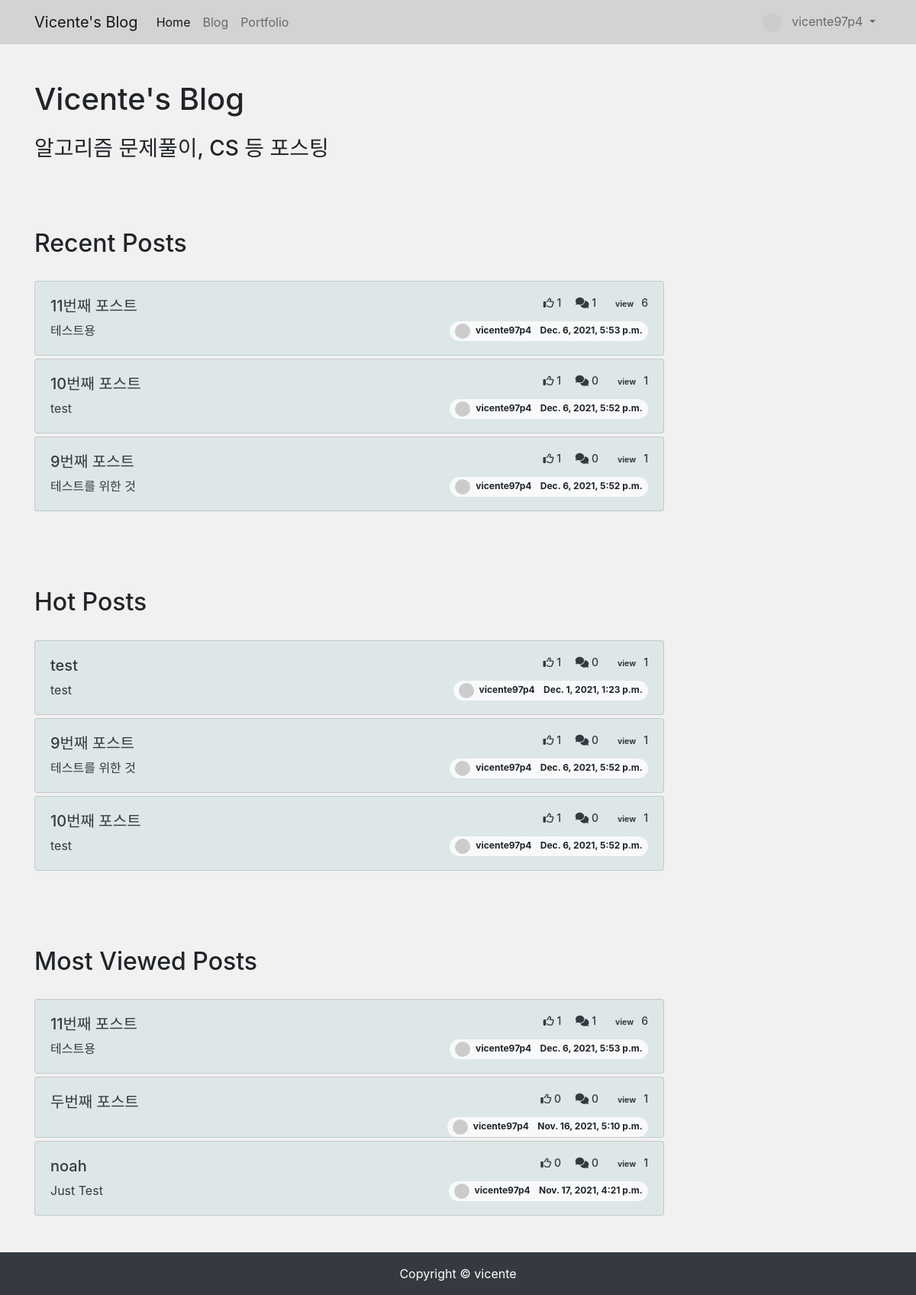
The app's page / (signed in) with its own data.
### blog/models.py (models this page shows, shortened)
class Post(models.Model):
    title = models.CharField(max_length=30)
    hook_text = models.CharField(max_length=100, blank=True)
    content = MarkdownxField()
    head_image = models.ImageField(upload_to='blog/images/%Y/%m/%d/', blank=True)
    file_upload = models.FileField(upload_to='blog/files/%Y/%m/%d/', blank=True)
    created_at = models.DateTimeField(auto_now_add=True)
    updated_at = models.DateTimeField(auto_now=True)
    author = models.ForeignKey(User, null=True, on_delete=models.SET_NULL)
    category = models.ForeignKey(Category, null=True, blank=True, on_delete=models.SET_NULL)
    tags = models.ManyToManyField(Tag, blank=True)
    good = models.ManyToManyField(User, related_name='good', blank=True)
    view_cnt = models.PositiveIntegerField(default=0, verbose_name='조회수')
    def get_absolute_url(self):
        return f'/blog/{self.pk}/'
    def get_avatar_url(self):
        if self.author.socialaccount_set.exists():
            return self.author.socialaccount_set.first().get_avatar_url()
        else:
            return f'https://picsum.photos/seed/{self.author.pk}/60/60'

### single_pages/views.py (the view)
# urls.py: path('', views.landing)
def landing(request):
    recent_posts = Post.objects.order_by('-pk')[:3]
    hot_posts = Post.objects.all()
    hot_posts = sorted(hot_posts, key=lambda x: x.good.count(), reverse=True)[:3]
    many_view_posts = Post.objects.order_by('-view_cnt')[:3]
    return render(
        request,
        'single_pages/landing.html',
        {
            'recent_posts': recent_posts,
            'hot_posts': hot_posts,
            'many_view_posts': many_view_posts
        }
    )

### single_pages/templates/single_pages/landing.html (shortened to what this page needs)
<!DOCTYPE html>
{% load static %}
<html lang="ko">
<head>
    <link rel="stylesheet" href="{% static '/blog/bootstrap/bootstrap.min.css' %}" media="screen">
    <link rel="stylesheet" href="{% static '/single_pages/css/landing.css' %}" media="screen">
</head>
<body>
{% include 'blog/navbar.html' %}
<section class="mb-5">
    <div class="container">
        <div class="row justify-content-between">
            <div class="col-lg-6">
                <h1 class="mt-5">Vicente's Blog</h1>
                <h3 class="mt-4">알고리즘 문제풀이, CS 등 포스팅</h3>
            </div>
        </div>
        <div class="row justify-content-between">
            <div class="col-lg-9">
                <h2 style="margin-top: 80px; margin-bottom: 30px">Recent Posts</h2>
                {% for post in recent_posts %}
                <div class="card mt-1 enlarge">
                    <a href="{{post.get_absolute_url}}" class="text-decoration-none text-dark">
                    <div class="card-body">
                        <h5>{{post.title}}
                        <span class="float-right" style="font-size: 14px;">
                        <i class="far fa-thumbs-up"></i> {{post.good.count}}
                        <i class="fas fa-comments"></i> {{post.comment_set.count}}
                            <span class="badge badge-pill badge-gray"> view</span>
                            {{post.view_cnt}}
                        </span>
                        </h5>
                        {{post.hook_text}}
                        <span class="badge badge-pill badge-light float-right">
                            <img class="mr-1 rounded-circle" width="20px" src="{{post.get_avatar_url}}" alt="{{post.author}}">
                            {{post.author.username}}
                        {{post.created_at}}
                        </span>
                    </div>
                    </a>
                </div>
                {% endfor %}
            </div>
        </div>
        <div class="row justify-content-between">
            <div class="col-lg-9">
                <h2 style="margin-top: 100px; margin-bottom: 30px">Hot Posts</h2>
                {% for post in hot_posts %}
                <div class="card mt-1 enlarge">
                    <a href="{{post.get_absolute_url}}" class="text-decoration-none text-dark" style="text-decoration-line: none;">
                    <div class="card-body">
                        <h5>{{post.title}}
                        <span class="float-right" style="font-size: 14px;">
                            <i class="far fa-thumbs-up"></i> {{post.good.count}}
                        <i class="fas fa-comments"></i> {{post.comment_set.count}}
                            <span class="badge badge-pill badge-gray"> view</span>
                            {{post.view_cnt}}
                        </span>
                        </h5>
                        {{post.hook_text}}
                        <span class="badge badge-pill badge-light float-right">
                            <img class="mr-1 rounded-circle" width="20px" src="{{post.get_avatar_url}}" alt="{{post.author}}">
                            {{post.author.username}}
                        {{post.created_at}}
                        </span>
                    </div>
                    </a>
                </div>
                {% endfor %}
            </div>
        </div>
        <div class="row justify-content-between">
            <div class="col-lg-9">
                <h2 style="margin-top: 100px; margin-bottom: 30px">Most Viewed Posts</h2>
                {% for post in many_view_posts %}
                <div class="card mt-1 enlarge">
                    <a href="{{post.get_absolute_url}}" class="text-decoration-none text-dark">
                    <div class="card-body">
                        <h5>{{post.title}}
                        <span class="float-right" style="font-size: 14px;">
                            <i class="far fa-thumbs-up"></i> {{post.good.count}}
                        <i class="fas fa-comments"></i> {{post.comment_set.count}}
                            <span class="badge badge-pill badge-gray"> view</span>
                            {{post.view_cnt}}
                        </span>
                        </h5>
                        {{post.hook_text}}
                        <span class="badge badge-pill badge-light float-right">
                            <img class="mr-1 rounded-circle" width="20px" src="{{post.get_avatar_url}}" alt="{{post.author}}">
                            {{post.author.username}}
                        {{post.created_at}}
                        </span>
                    </div>
                    </a>
                </div>
                {% endfor %}
            </div>
        </div>
    </div>
</section>
{% include 'blog/footer.html' %}
</body>
</html>

### blog/templates/blog/navbar.html (shortened to what this page needs)
{% load socialaccount %}
<nav class="navbar navbar-expand-lg navbar-light" style="background-color: #d3d3d3;">
    <div class="container">
      <a class="navbar-brand" href="{{'/'}}">Vicente's Blog</a>
      <div class="collapse navbar-collapse" id="navbarNavDropdown">
        <ul class="navbar-nav">
          <li class="nav-item" id="home">
            <a class="nav-link" href="{{'/'}}">Home <span class="sr-only">(current)</span></a>
          </li>
          <li class="nav-item active" id="blog">
            <a class="nav-link" href="{{ '/blog/' }}">Blog</a>
          </li>
          <li class="nav-item" id="portfolio">
            <a class="nav-link" href="{{ '/about_me/' }}">Portfolio</a>
          </li>
        </ul>
          <ul class="navbar-nav ml-auto">
            {% if user.is_authenticated %}
            <li class="nav-item dropdown">
              <a class="nav-link dropdown-toggle" href="#" id="navbarDropdownMenuLink" role="button" data-toggle="dropdown" aria-expanded="false">
                {% if user.socialaccount_set.all.0.get_avatar_url %}
                <img class="rounded-circle" width="25px" src="{{user.socialaccount_set.all.0.get_avatar_url}}" alt="">
                {% else %}
                <img class="rounded-circle" src="https://picsum.photos/seed/{{user.pk}}/25/25" width="25px"/>
                {% endif %}
                {{ user.username }}
              </a>
            </li>
            {% else %}
            <li class="nav-item">
                <a class="nav-link" href="#" data-toggle="modal" data-target="#loginModal">Log In</a>
            </li>
            {% endif %}
        </ul>
      </div>
    </div>
</nav>

### single_pages/static/single_pages/css/landing.css (style rules this page uses)
.card { background-color: #dde7e7; }
body { background-color: #f1f1f1; }
.enlarge { transition: all 0.2s linear; }

### records on screen
Post: title "11번째 포스트", good.count "1", comment_set.count "1", view_cnt "6", hook_text "테스트용", author.username "vicente97p4", created_at "Dec. 6, 2021, 5:53 p.m."
Post: title "10번째 포스트", good.count "1", comment_set.count "0", view_cnt "1", hook_text "test", author.username "vicente97p4", created_at "Dec. 6, 2021, 5:52 p.m."
Post: title "9번째 포스트", good.count "1", comment_set.count "0", view_cnt "1", hook_text "테스트를 위한 것", author.username "vicente97p4", created_at "Dec. 6, 2021, 5:52 p.m."
Post: title "test", good.count "1", comment_set.count "0", view_cnt "1", hook_text "test", author.username "vicente97p4", created_at "Dec. 1, 2021, 1:23 p.m."
Post: title "두번째 포스트", good.count "0", comment_set.count "0", view_cnt "1", author.username "vicente97p4", created_at "Nov. 16, 2021, 5:10 p.m."
Post: title "noah", good.count "0", comment_set.count "0", view_cnt "1", hook_text "Just Test", author.username "vicente97p4", created_at "Nov. 17, 2021, 4:21 p.m."

### other values on screen
{{ user.username }} "vicente97p4"
